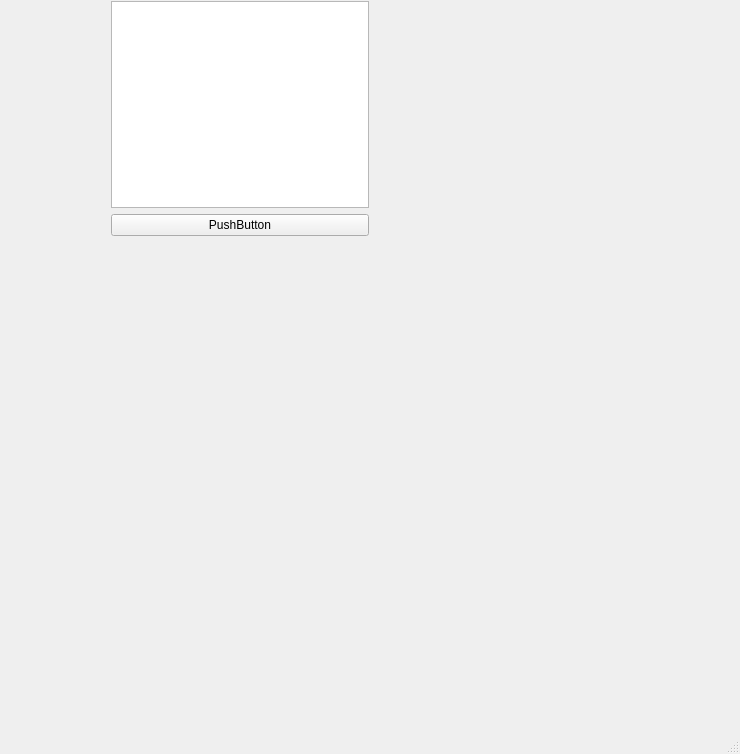
<?xml version="1.0" encoding="UTF-8"?>
<ui version="4.0">
 <class>MainWindow</class>
 <widget class="QMainWindow" name="MainWindow">
  <property name="geometry">
   <rect>
    <x>0</x>
    <y>0</y>
    <width>740</width>
    <height>754</height>
   </rect>
  </property>
  <property name="windowTitle">
   <string>MainWindow</string>
  </property>
  <widget class="QWidget" name="widget">
   <widget class="QWidget" name="">
    <property name="geometry">
     <rect>
      <x>111</x>
      <y>1</y>
      <width>258</width>
      <height>235</height>
     </rect>
    </property>
    <layout class="QVBoxLayout" name="verticalLayout">
     <item>
      <widget class="QTextEdit" name="textEdit"/>
     </item>
     <item>
      <widget class="QPushButton" name="pushButton">
       <property name="text">
        <string>PushButton</string>
       </property>
      </widget>
     </item>
    </layout>
   </widget>
  </widget>
  <widget class="QMenuBar" name="menubar">
   <property name="geometry">
    <rect>
     <x>0</x>
     <y>0</y>
     <width>740</width>
     <height>37</height>
    </rect>
   </property>
   <property name="tabletTracking">
    <bool>true</bool>
   </property>
   <property name="autoFillBackground">
    <bool>true</bool>
   </property>
   <property name="defaultUp">
    <bool>true</bool>
   </property>
  </widget>
  <widget class="QStatusBar" name="statusbar">
   <property name="tabletTracking">
    <bool>false</bool>
   </property>
  </widget>
 </widget>
 <resources/>
 <connections/>
</ui>
